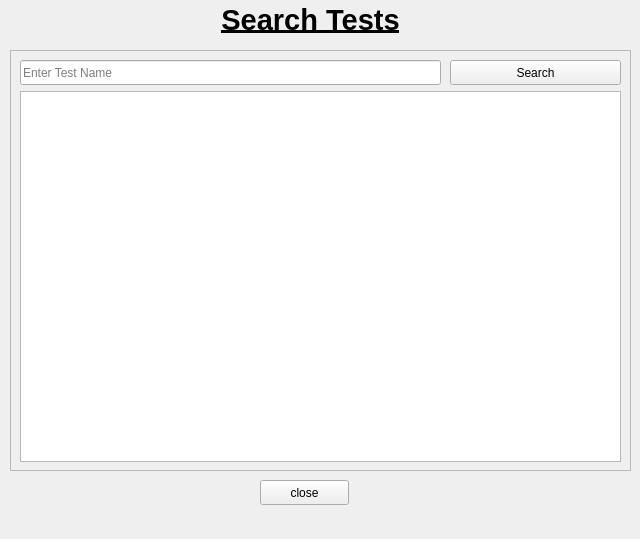
<?xml version="1.0" encoding="UTF-8"?>
<ui version="4.0">
 <class>searchTest</class>
 <widget class="QWidget" name="searchTest">
  <property name="geometry">
   <rect>
    <x>0</x>
    <y>0</y>
    <width>640</width>
    <height>539</height>
   </rect>
  </property>
  <property name="windowTitle">
   <string>Test</string>
  </property>
  <widget class="QFrame" name="frame">
   <property name="geometry">
    <rect>
     <x>10</x>
     <y>50</y>
     <width>621</width>
     <height>421</height>
    </rect>
   </property>
   <property name="frameShape">
    <enum>QFrame::StyledPanel</enum>
   </property>
   <property name="frameShadow">
    <enum>QFrame::Raised</enum>
   </property>
   <widget class="QTableWidget" name="tableWidget">
    <property name="geometry">
     <rect>
      <x>10</x>
      <y>41</y>
      <width>601</width>
      <height>371</height>
     </rect>
    </property>
   </widget>
   <widget class="QPushButton" name="searchButton">
    <property name="geometry">
     <rect>
      <x>440</x>
      <y>10</y>
      <width>171</width>
      <height>25</height>
     </rect>
    </property>
    <property name="text">
     <string>Search</string>
    </property>
   </widget>
   <widget class="QLineEdit" name="text">
    <property name="geometry">
     <rect>
      <x>10</x>
      <y>10</y>
      <width>421</width>
      <height>25</height>
     </rect>
    </property>
    <property name="placeholderText">
     <string>Enter Test Name</string>
    </property>
   </widget>
  </widget>
  <widget class="QPushButton" name="okbutton">
   <property name="geometry">
    <rect>
     <x>260</x>
     <y>480</y>
     <width>89</width>
     <height>25</height>
    </rect>
   </property>
   <property name="text">
    <string>close</string>
   </property>
  </widget>
  <widget class="QLabel" name="titleLabel">
   <property name="geometry">
    <rect>
     <x>160</x>
     <y>0</y>
     <width>301</width>
     <height>41</height>
    </rect>
   </property>
   <property name="styleSheet">
    <string notr="true">font-size:14pt;
font-weight: bold;</string>
   </property>
   <property name="text">
    <string>&lt;html&gt;&lt;head/&gt;&lt;body&gt;&lt;p align=&quot;center&quot;&gt;&lt;span style=&quot; font-size:22pt; text-decoration: underline;&quot;&gt;Search Tests&lt;/span&gt;&lt;/p&gt;&lt;/body&gt;&lt;/html&gt;</string>
   </property>
  </widget>
 </widget>
 <resources/>
 <connections/>
</ui>
